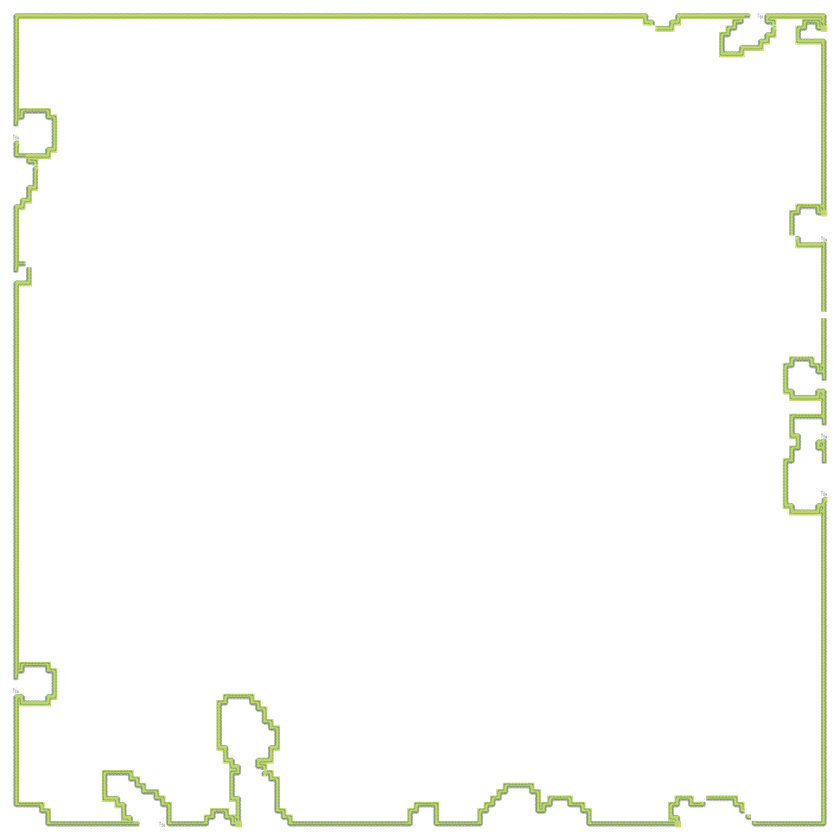
#> input picture maps/generated_map.preview_shoreline.png, 840 x 840 px, shrunk from 2112 x 2112 before the run, found by its file name
$ python extract_junction_region.py
#> lines starting #> are read from the running program, lines starting #| are printed output that depends on the picture
"""Extract and analyze a region of the generated map shoreline."""
from PIL import Image

# Load the full shoreline preview
img = Image.open("/workspace/maps/generated_map.preview_shoreline.png")
#> img is the input picture: PIL image 840x840 RGBA; mean R, G, B, A 10, 11.1, 7.1, 10.2
print(f"Full image size: {img.size}")
#| Full image size: (840, 840)

# Extract a region (top-left corner where we know there are B cells)
# From ASCII: lines 2-10, columns 0-20
tile_size = 16
x_start = 0
y_start = 2 * tile_size
width = 20 * tile_size
height = 15 * tile_size

region = img.crop((x_start, y_start, x_start + width, y_start + height))
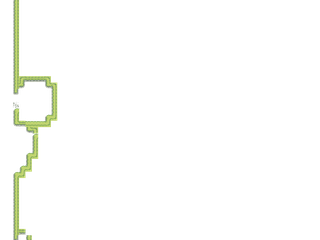
#> region: PIL image 320x240 RGBA; mean R, G, B, A 7.3, 8.2, 5.2, 7.5; transparent parts drawn white
region.save("/workspace/test_output/shoreline_topleft_region.png")
print(f"Extracted region saved: /workspace/test_output/shoreline_topleft_region.png")
print(f"Region size: {region.size} ({width//tile_size}x{height//tile_size} tiles)")
#| Region size: (320, 240) (20x15 tiles)

# Try to find a specific L-junction
# Looking at ASCII line 9 (y=9): ``~~~~BGGPGTGGP...
# The B at column 5 should form some kind of junction
junction_x = 5 * tile_size
junction_y = 9 * tile_size
junction_tile = img.crop((junction_x, junction_y, junction_x + tile_size, junction_y + tile_size))
#> junction_tile: PIL image 16x16 RGBA; every value is 0
junction_tile.save("/workspace/test_output/junction_at_5_9.png")
print(f"Junction tile at (5,9) saved")

# Extract a 3x3 region around it for context
context_x = 4 * tile_size
context_y = 8 * tile_size
context = img.crop((context_x, context_y, context_x + 3*tile_size, context_y + 3*tile_size))
#> context: PIL image 48x48 RGBA; every value is 0
context.save("/workspace/test_output/junction_context_3x3.png")
print(f"3x3 context around junction saved")
